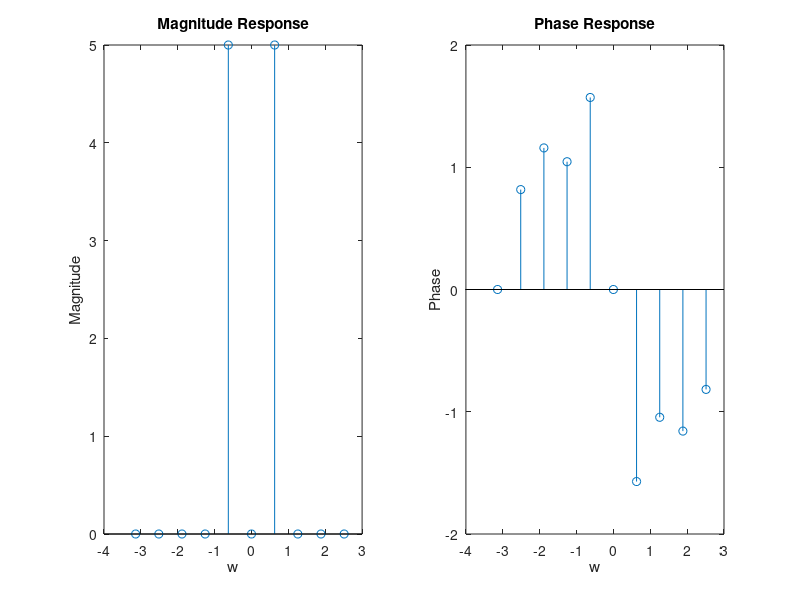

Source code (MATLAB):
N = 10;
n = 0:N-1;
x = sin(2*pi*5*0.02*n);
X = fft(x)
X = fftshift(X);
w = fftshift((0:N-1)/N*2*pi);
w(1:N/2) = w(1:N/2) - 2*pi;
subplot(1,2,1)
stem(w,abs(X));
title('Magnitude Response')
xlabel('w')
ylabel('Magnitude')
subplot(1,2,2)
stem(w,angle(X));
title('Phase Response')
xlabel('w')
ylabel('Phase')